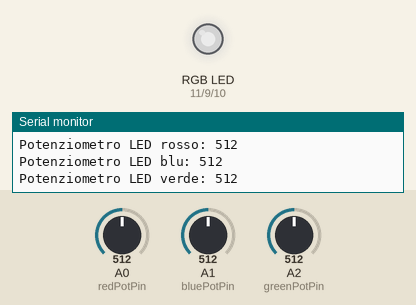
This sketch was run on a simulated Arduino Uno, built with avr-gcc and run on an emulated ATmega328P. Parts: an RGB LED mixed from three pins (HIGH = lit), the last lines printed to the serial monitor. Inputs (shaded band) come from the test bench; at power-on: A0 (redPotPin) = 512, A1 (bluePotPin) = 512, A2 (greenPotPin) = 512. Dim RGB values are drawn brighter than linear.

Above: at 2.4 s.
2.5 s: A0 (redPotPin) set to 716
At 3.4 s:
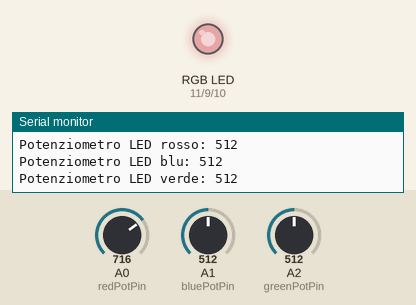
4.4 s: A1 (bluePotPin) set to 716
At 6.7 s:
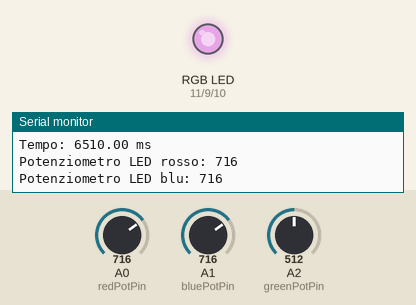
7.0 s: A2 (greenPotPin) set to 716
At 8.9 s:
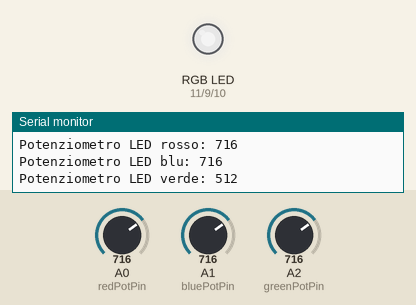
9.6 s: A0 (redPotPin) set to 900
At 11.0 s:
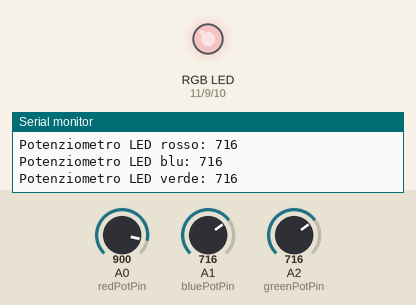
12.2 s: A1 (bluePotPin) set to 900
At 14.4 s:
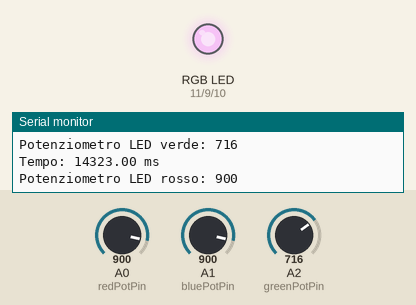
14.8 s: A2 (greenPotPin) set to 900
At 16.5 s:
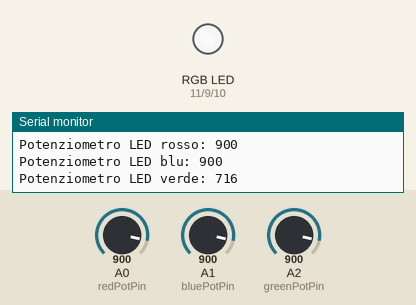
Timing chart, 0 to 18.0 s (numbered marks = the images above; inputs shaded):
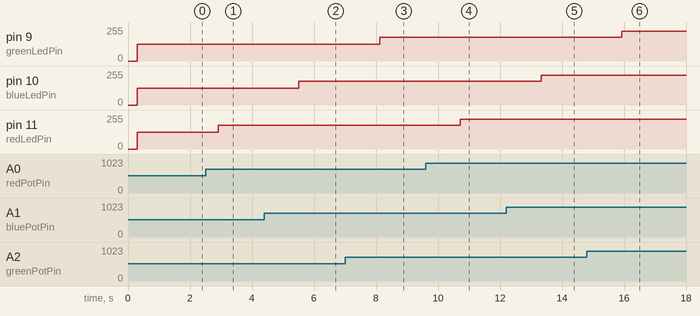

The sketch:

2026-03-19-rgb-led.ino
```cpp
const int redPotPin = A0, bluePotPin = A1, greenPotPin = A2;
const int redLedPin = 11, blueLedPin = 10, greenLedPin = 9;
int redPotValue, bluePotValue, greenPotValue;
int redBrightness, blueBrightness, greenBrightness;
float time;

void setup()
{
  Serial.begin(9600);

  pinMode(redPotPin, INPUT);
  pinMode(bluePotPin, INPUT);
  pinMode(greenPotPin, INPUT);

  pinMode(redLedPin, OUTPUT);
  pinMode(blueLedPin, OUTPUT);
  pinMode(greenLedPin, OUTPUT);
}

void loop()
{
  time = millis();
  Serial.print("\nTempo: ");
  Serial.print(time);
  Serial.println(" ms");

  Serial.print("Potenziometro LED rosso: ");
  Serial.println(redPotValue);
  delay(100);

  Serial.print("Potenziometro LED blu: ");
  Serial.println(bluePotValue);
  delay(100);

  Serial.print("Potenziometro LED verde: ");
  Serial.println(greenPotValue);
  delay(100);

  redPotValue = analogRead(redPotPin);
  redBrightness = map(redPotValue, 0, 1023, 0, 255);
  analogWrite(redLedPin, redBrightness);

  bluePotValue = analogRead(bluePotPin);
  blueBrightness = map(bluePotValue, 0, 1023, 0, 255);
  analogWrite(blueLedPin, blueBrightness);

  greenPotValue = analogRead(greenPotPin);
  greenBrightness = map(greenPotValue, 0, 1023, 0, 255);
  analogWrite(greenLedPin, greenBrightness);

  delay(1000);
}
```

Measured:
- after the input at 2.5 s, pin 11 (redLedPin): 127/255 → 178/255 after 0.41 s
- after the input at 4.4 s, pin 10 (blueLedPin): 127/255 → 178/255 after 1.1 s
- after the input at 7.0 s, pin 9 (greenLedPin): 127/255 → 178/255 after 1.1 s
- after the input at 9.6 s, pin 11 (redLedPin): 178/255 → 224/255 after 1.1 s
- after the input at 12.2 s, pin 10 (blueLedPin): 178/255 → 224/255 after 1.1 s
- after the input at 14.8 s, pin 9 (greenLedPin): 178/255 → 224/255 after 1.1 s
